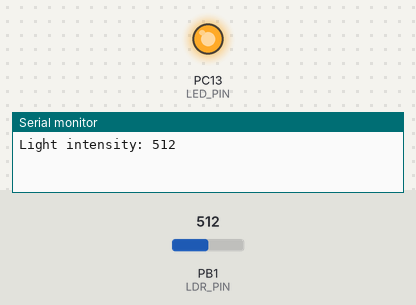
Simulated run of this sketch. Board: STM32 Blue Pill. Shown: output pins drawn as LEDs (lit = HIGH), the last lines printed to the serial monitor. The inputs (shaded band) are chosen by the test bench; at power-on: PB1 (LDR_PIN) = 512.

Above: at 1.3 s.
1.4 s: PB1 (LDR_PIN) set to 500
At 2.8 s:
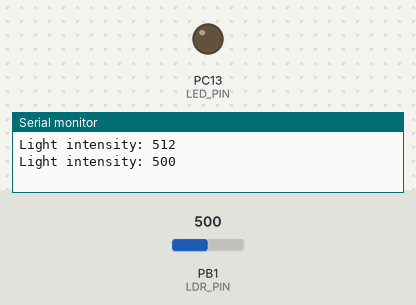
4.1 s: PB1 (LDR_PIN) set to 716
At 4.4 s:
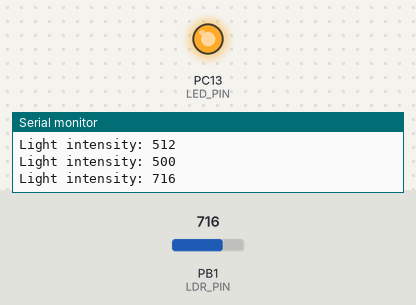
6.8 s: PB1 (LDR_PIN) set to 511
At 8.6 s:
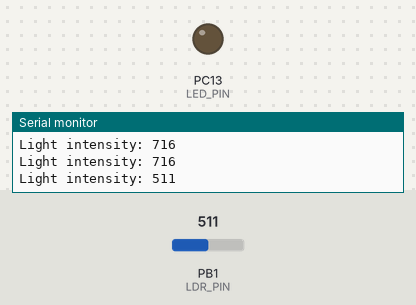
Timing chart, 0 to 10.1 s (numbered marks = the images above; inputs shaded):
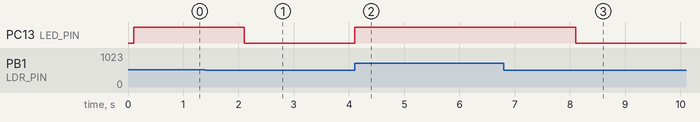

Measured:
- the behaviour switches between 512 and 511 on PB1 (LDR_PIN) (found by bisection; images 0 and 1)
- after the input at 1.4 s, PC13 (LED_PIN): HIGH → LOW after 0.70 s
- after the input at 4.1 s, PC13 (LED_PIN): LOW → HIGH at once
- after the input at 6.8 s, PC13 (LED_PIN): HIGH → LOW after 1.3 s

The sketch:

main.ino
```cpp
// #include <Arduino.h> only  needed if this is a cpp file

#define LDR_PIN PB1
#define LED_PIN PC13

char buffer[100];

void setup()
{
    Serial.begin(115200);
    delay(100);
    while(!Serial)
    {
        ;
    }
    pinMode(LDR_PIN, INPUT_ANALOG);
    pinMode(LED_PIN, OUTPUT);
}

void loop()
{
    int intensity = analogRead(LDR_PIN);
    snprintf(buffer, sizeof(buffer), "Light intensity: %i", intensity);
    Serial.println(buffer);
    analogWrite(LED_PIN, intensity / 4);
    delay(2000);
}
```
